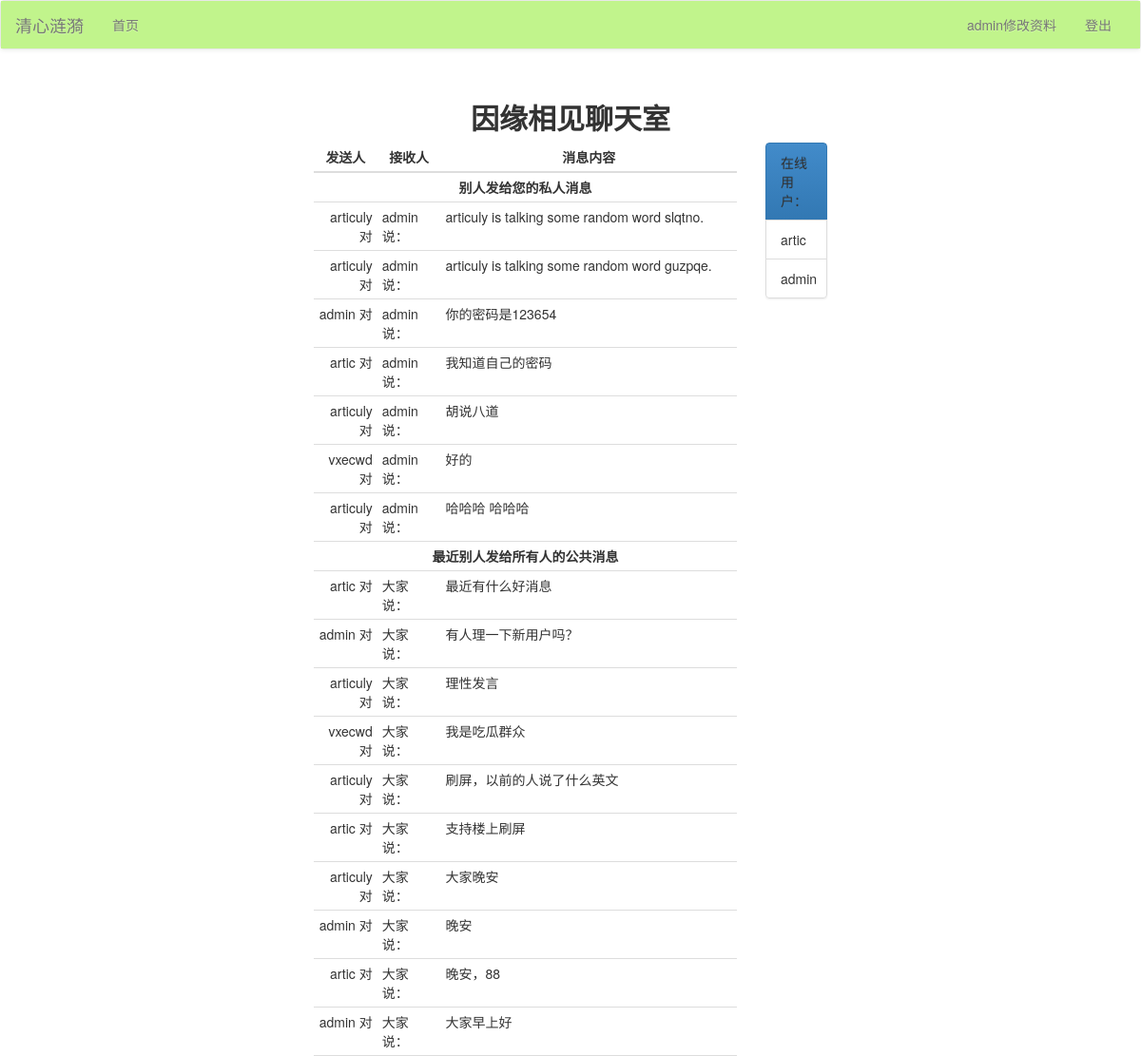
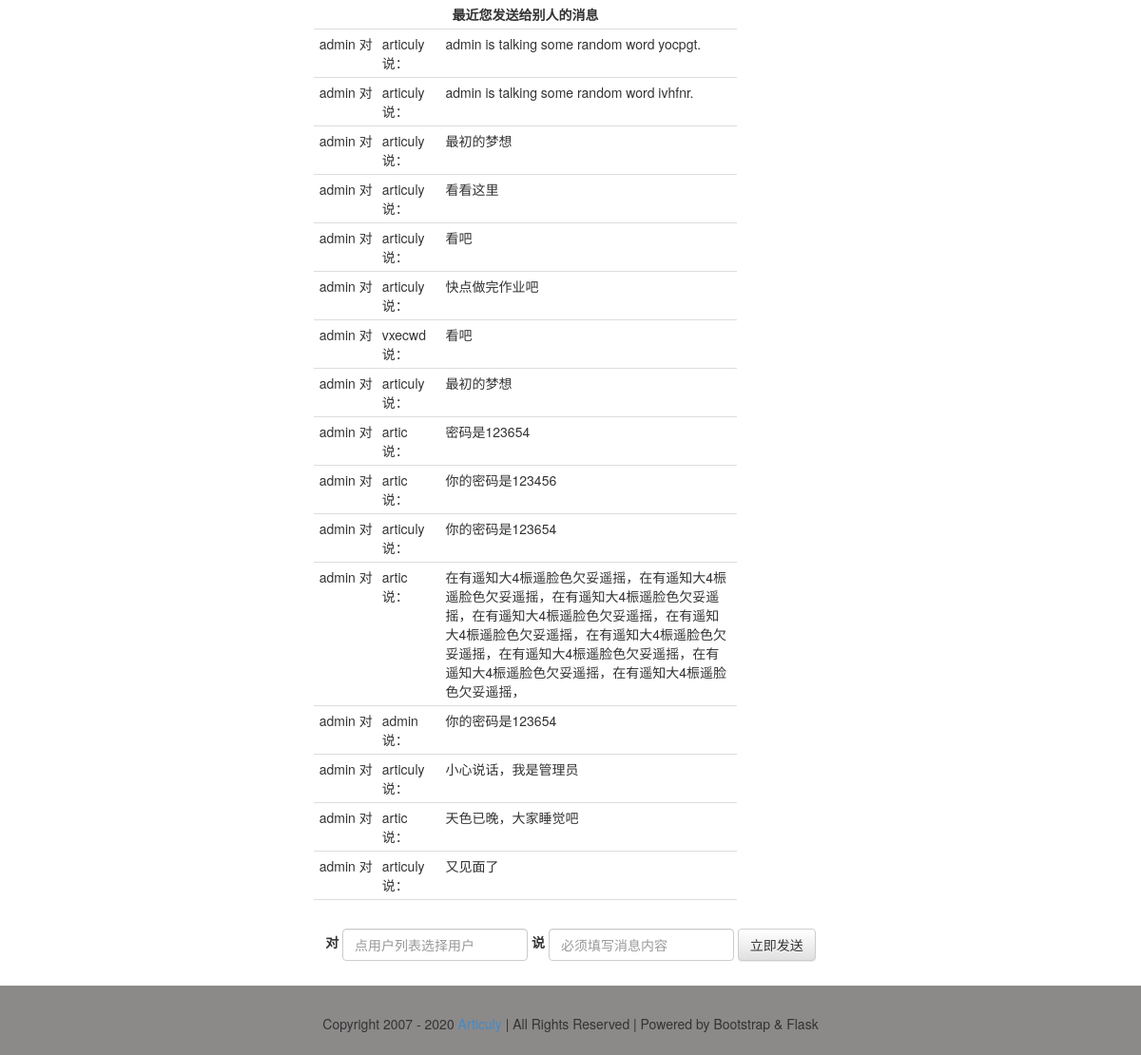
Page /chat/chatroom (signed in) on the committed database (2 pictures, top to bottom).
### models.py (models this page shows)
class Message(db.Model):
    id = db.Column(db.Integer, primary_key=True, autoincrement=True)
    send_time = db.Column(db.DateTime, default=datetime.now)
    content = db.Column(db.String, nullable=True)
    from_user = db.Column(db.String, db.ForeignKey('user.username'))
    to_user = db.Column(db.String)

### views/chatroom.py (the view, shortened to what this page needs)
@chat_app.route('/chatroom', methods=['get', 'post'])
@login_required
def chatroom():
    session['userList'] = app.userList
    if session['user'] not in app.userList:  # 确保session['userList']没有将当前漏用户
        session['userList'].append(session['user'])
    print(session['user'], '→在线用户', session['userList'])
    if request.method == 'GET':  # 当用户刷新页面取得最新的三类消息列表
        receive_messages = db.session.query(Message).filter(Message.to_user == session['user']).order_by(
            Message.send_time.desc()).all()
        receive_messages.reverse()  # 让最新消息显示在下方
        receive_messages = receive_messages[-20:]  # 截取最新20条消息
        public_messages = db.session.query(Message).filter(
            (Message.to_user == None) | (Message.to_user == "")).order_by(Message.send_time.desc()).all()
        public_messages.reverse()
        public_messages = public_messages[-10:]
        recent_messages = db.session.query(Message).filter(Message.from_user == session['user'],
                                                    Message.to_user != "").order_by(Message.send_time.desc()).all()
        recent_messages.reverse()
        recent_messages = recent_messages[-20:]
        return render_template('chat/chatroom.html', receive_messages=receive_messages, public_messages=public_messages,
                               recent_messages=recent_messages)

### app.py (called while the page is built)
@app.context_processor
def account():
    username = session.get('user')
    return {'username': username, 'userList': userList}

### libs.py (called while the page is built)
def login_required(func):
    @wraps(func)
    def decorator_nest(*args, **kwargs):
        if not 'user' in session:
            return redirect(url_for('login'))
        else:
            print(func)
            return func(*args, **kwargs)
    return decorator_nest

### templates/chat/chatroom.html (shortened to what this page needs)
{% extends'base.html' %}
{% block content %}
    <div class="container-fluid">
        <div class="row">
            <div class="main col-lg-6 col-lg-offset-3 col-md-8 col-md-offset-2 col-sm-10 col-sm-offset-1 col-xs-12">
                <h2 class="text-center"><b>因缘相见聊天室</b></h2>
                <div class="col-xs-10" id="message-table">
                    <table class="table table-hover table-condensed">
                        <thead>
                        <tr>
                            <th class="text-center" style="width: 15%">
                                发送人
                            </th>
                            <th class="text-center" style="width: 15%">
                                接收人
                            </th>
                            <th class="text-center" style="width: 70%">
                                消息内容
                            </th>
                        </tr>
                        </thead>
                        <tbody>
                        {% if receive_messages %}
                            <tr id="private">
                                <td colspan="3" class="text-center"><b>别人发给您的私人消息</b></td>
                            </tr>
                            {% for message in receive_messages %}
                                <tr>
                                    <td class="text-right">{{ message.from_user }} 对</td>
                                    <td class="text-left">{{ message.to_user }} 说：</td>
                                    <td>{{ message.content }}</td>
                                </tr>
                            {% endfor %}
                        {% endif %}
                        <tr id="public">
                            <td colspan="3" class="text-center"><b>最近别人发给所有人的公共消息</b></td>
                        </tr>
                        {% for message in public_messages %}
                            <tr>
                                <td class="text-right">{{ message.from_user }} 对</td>
                                <td class="text-left">大家 说：</td>
                                <td>{{ message.content }}</td>
                            </tr>
                        {% endfor %}
                        <tr id="recent">
                            <td colspan="3" class="text-center"><b>最近您发送给别人的消息</b></td>
                        </tr>
                        {% for message in recent_messages %}
                            <tr>
                                <td class="text-right">{{ message.from_user }} 对</td>
                                <td class="text-left">{{ message.to_user }} 说：</td>
                                <td>{{ message.content }}</td>
                            </tr>
                        {% endfor %}
                        <tr id="before_table_end">
                        <tr>
                            <td class="text-right"></td>
                            <td class="text-left"></td>
                            <td></td>
                        </tr>
                        </tbody>
                    </table>
                </div>
                <div class="col-xs-2" id="user-list">
                    <ul class="list-group">
                        <li class="list-group-item list-group-item-action active">在线用户：</li>
                        {% for usr in userList %}
                            <li id="user_{{ usr }}"
                                class="list-group-item list-group-item-action">{{ usr }}</li>
                        {% endfor %}
                    </ul>
                </div>
                <div class="row">
                    <div class="col-xs-12" id="sender">
                        <form class="form-inline text-center">
                            <div class="form-group">
                                <label for="to_user">对</label>
                                <input type="text" class="form-control" id="to_user" placeholder="点用户列表选择用户">
                            </div>
                            <div class="form-group">
                                <label for="content">说</label>
                                <input type="text" class="form-control" id="content"
                                       placeholder="必须填写消息内容">
                            </div>
                            <button type="button" class="btn btn-default" id="send_btn">立即发送</button>
                        </form>
                    </div>
                </div>
            </div>
        </div>
    </div>
{% endblock %}

### rows in the picture
Message: from_user "articuly", to_user "admin", content "articuly is talking some random word slqtno."
Message: from_user "articuly", to_user "admin", content "articuly is talking some random word guzpqe."
Message: from_user "admin", to_user "admin", content "你的密码是123654"
Message: from_user "artic", to_user "admin", content "我知道自己的密码"
Message: from_user "articuly", to_user "admin", content "胡说八道"
Message: from_user "vxecwd", to_user "admin", content "好的"
Message: from_user "articuly", to_user "admin", content "哈哈哈 哈哈哈"
Message: from_user "artic", content "最近有什么好消息"
Message: from_user "admin", content "有人理一下新用户吗？"
Message: from_user "articuly", content "理性发言"
Message: from_user "vxecwd", content "我是吃瓜群众"
Message: from_user "articuly", content "刷屏，以前的人说了什么英文"
Message: from_user "artic", content "支持楼上刷屏"
Message: from_user "articuly", content "大家晚安"
Message: from_user "admin", content "晚安"
Message: from_user "artic", content "晚安，88"
Message: from_user "admin", content "大家早上好"
Message: from_user "admin", to_user "articuly", content "admin is talking some random word yocpgt."
Message: from_user "admin", to_user "articuly", content "admin is talking some random word ivhfnr."
Message: from_user "admin", to_user "articuly", content "最初的梦想"
Message: from_user "admin", to_user "articuly", content "看看这里"
Message: from_user "admin", to_user "articuly", content "看吧"
Message: from_user "admin", to_user "articuly", content "快点做完作业吧"
Message: from_user "admin", to_user "vxecwd", content "看吧"
Message: from_user "admin", to_user "articuly", content "最初的梦想"
Message: from_user "admin", to_user "artic", content "密码是123654"
Message: from_user "admin", to_user "artic", content "你的密码是123456"
Message: from_user "admin", to_user "articuly", content "你的密码是123654"
Message: from_user "admin", to_user "artic", content "在有遥知大4桭遥脸色欠妥遥摇，在有遥知大4桭遥脸色欠妥遥摇，在有遥知大4桭遥脸色欠妥遥摇，在有遥知大4桭遥脸色欠妥遥摇，在有遥知大4桭遥脸色欠妥遥摇，在有遥知大4桭遥脸色欠妥遥摇，在有遥知大4桭遥脸色欠妥遥摇，在有遥知大4桭遥脸色欠妥遥摇，在有遥知大4桭遥脸色欠妥遥摇，"
Message: from_user "admin", to_user "articuly", content "小心说话，我是管理员"
Message: from_user "admin", to_user "artic", content "天色已晚，大家睡觉吧"
Message: from_user "admin", to_user "articuly", content "又见面了"

### other values in the picture
{{ username }} "admin"
{{ usr }} "artic" "admin"
